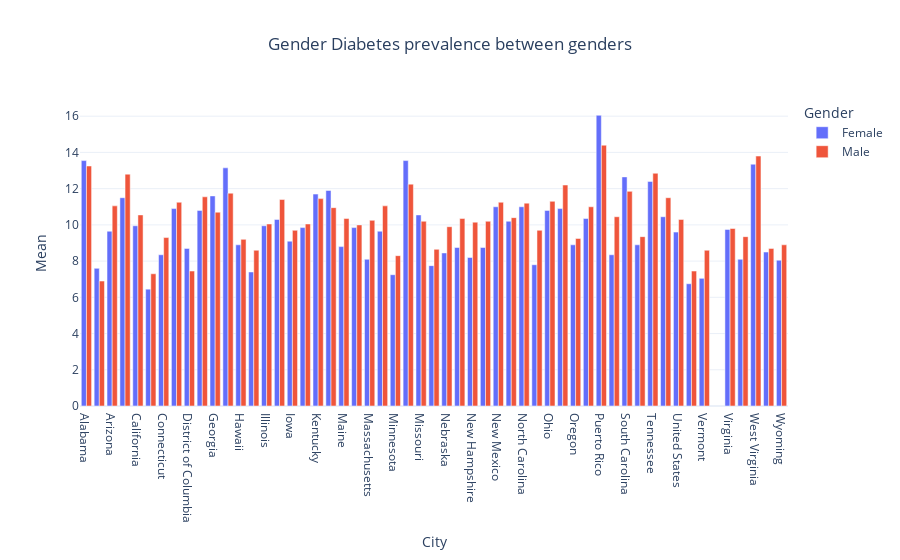

Notebook code for this chart:
### Markdown cell above
<h2>Key information on Diabetes</h2>
In this part of the dataset we analyzed the prevalence of diagnosed Diabetes in adults over 18 y.o. and the percentage of people in this group who have taken a self-management course. 
<br><br>
The distribution of each group is normal and the descriptive statistics gives us the following information:<br>
The prevalence of Diabetes in the american population is 10,47% from 2012 to 2014. Approximately 54% of those patients have been trained to manage the disease without direct medical assistance. This training includes: nutritional guidance, taking medicine as prescribed, monitoring of blood sugar levels, emotional well-being and actions to reduce the chances of diabetes complications.
<br><br>
It was noted that 14 states did not have data for each year analyzed on the self-management course and 7 of them has no data available. This is due to the lack of information given by the states when the research was conducted or data has more than 30% of total error.
<br><br>
The code below generates a graph with the overall prevalence between genders.

### Code cell
import plotly.express as px

# Filters the data for 'Gender' 
gender_filtered_data = filtered_diabetes_data[(filtered_diabetes_data['StratificationCategory1'] == 'Gender') & 
                                              (filtered_diabetes_data['Stratification1'].isin(['Male', 'Female']))]


question_data = gender_filtered_data[gender_filtered_data['Question'] == 'Prevalence of diagnosed diabetes among adults aged >= 18 years']

# Groups data by Year, City and Gender
grouped_gender_data = question_data.groupby(['Stratification1', 'LocationDesc'])['DataValueAlt'].mean().reset_index()

# Creates the bar graph
fig_gender = px.bar(grouped_gender_data,
                    x='LocationDesc',
                    y='DataValueAlt',
                    color='Stratification1',
                    barmode='group',
                    title=f'Gender Diabetes prevalence between genders',
                    labels={'DataValueAlt': 'Mean', 'LocationDesc': 'City', 'Stratification1': 'Gender'})

fig_gender.update_layout(
    template='plotly_white', xaxis_title='City',yaxis_title='Mean',title_x=0.5, legend_title_text='Gender')

fig_gender.show()

### Figure 1 — Plotly figure (JSON) as saved in the notebook; plotly's stock layout.template omitted (floating-point values rounded to 4 significant figures)
{"data": [{"alignmentgroup": "True", "hovertemplate": "Gender=Female<br>City=%{x}<br>Mean=%{y}<extra></extra>", "legendgroup": "Female", "marker": {"color": "#636efa", "pattern": {"shape": ""}}, "name": "Female", "offsetgroup": "Female", "orientation": "v", "showlegend": true, "textposition": "auto", "type": "bar", "x": ["Alabama", "Alaska", "Arizona", "Arkansas", "California", "Colorado", "Connecticut", "Delaware", "District of Columbia", "Florida", "Georgia", "Guam", "Hawaii", "Idaho", "Illinois", "Indiana", "Iowa", "Kansas", "Kentucky", "Louisiana", "Maine", "Maryland", "Massachusetts", "Michigan", "Minnesota", "Mississippi", "Missouri", "Montana", "Nebraska", "Nevada", "New Hampshire", "New Jersey", "New Mexico", "New York", "North Carolina", "North Dakota", "Ohio", "Oklahoma", "Oregon", "Pennsylvania", "Puerto Rico", "Rhode Island", "South Carolina", "South Dakota", "Tennessee", "Texas", "United States", "Utah", "Vermont", "Virgin Islands", "Virginia", "Washington", "West Virginia", "Wisconsin", "Wyoming"], "xaxis": "x", "y": [13.55, 7.6, 9.65, 11.5, 9.95, 6.45, 8.35, 10.9, 8.7, 10.8, 11.6, 13.15, 8.9, 7.4, 9.95, 10.3, 9.1, 9.85, 11.7, 11.9, 8.8, 9.85, 8.1, 9.65, 7.25, 13.55, 10.55, 7.75, 8.45, 8.75, 8.2, 8.75, 11, 10.2, 11, 7.8, 10.8, 10.9, 8.9, 10.35, 16.05, 8.35, 12.65, 8.9, 12.4, 10.45, 9.6, 6.75, 7.05, null, 9.75, 8.1, 13.35, 8.5, 8.05], "yaxis": "y"}, {"alignmentgroup": "True", "hovertemplate": "Gender=Male<br>City=%{x}<br>Mean=%{y}<extra></extra>", "legendgroup": "Male", "marker": {"color": "#EF553B", "pattern": {"shape": ""}}, "name": "Male", "offsetgroup": "Male", "orientation": "v", "showlegend": true, "textposition": "auto", "type": "bar", "x": ["Alabama", "Alaska", "Arizona", "Arkansas", "California", "Colorado", "Connecticut", "Delaware", "District of Columbia", "Florida", "Georgia", "Guam", "Hawaii", "Idaho", "Illinois", "Indiana", "Iowa", "Kansas", "Kentucky", "Louisiana", "Maine", "Maryland", "Massachusetts", "Michigan", "Minnesota", "Mississippi", "Missouri", "Montana", "Nebraska", "Nevada", "New Hampshire", "New Jersey", "New Mexico", "New York", "North Carolina", "North Dakota", "Ohio", "Oklahoma", "Oregon", "Pennsylvania", "Puerto Rico", "Rhode Island", "South Carolina", "South Dakota", "Tennessee", "Texas", "United States", "Utah", "Vermont", "Virgin Islands", "Virginia", "Washington", "West Virginia", "Wisconsin", "Wyoming"], "xaxis": "x", "y": [13.25, 6.9, 11.05, 12.8, 10.55, 7.3, 9.3, 11.25, 7.45, 11.55, 10.7, 11.75, 9.2, 8.6, 10.05, 11.4, 9.7, 10.05, 11.45, 10.95, 10.35, 10, 10.25, 11.05, 8.3, 12.25, 10.2, 8.65, 9.9, 10.35, 10.15, 10.2, 11.25, 10.4, 11.2, 9.7, 11.3, 12.2, 9.25, 11, 14.4, 10.45, 11.85, 9.35, 12.85, 11.5, 10.3, 7.45, 8.6, null, 9.8, 9.35, 13.8, 8.7, 8.9], "yaxis": "y"}], "layout": {"barmode": "group", "legend": {"title": {"text": "Gender"}, "tracegroupgap": 0}, "title": {"text": "Gender Diabetes prevalence between genders", "x": 0.5}, "xaxis": {"anchor": "y", "domain": [0, 1], "title": {"text": "City"}}, "yaxis": {"anchor": "x", "domain": [0, 1], "title": {"text": "Mean"}}}}
